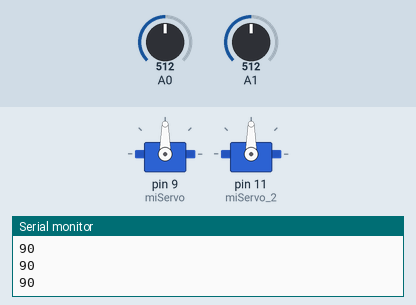
A sketch run on a simulated Arduino Uno, built with avr-gcc and run on an emulated ATmega328P. On the bench: 2 × servo, the last lines printed to the serial monitor. The inputs (shaded band) are chosen by the test bench; at power-on: A0 = 512, A1 = 512.

Above: at 1.2 s.
1.3 s: A0 set to 716
At 2.2 s:
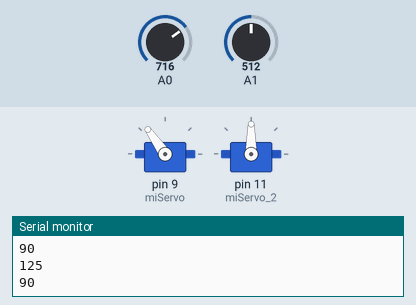
2.8 s: A1 set to 306
At 3.2 s:
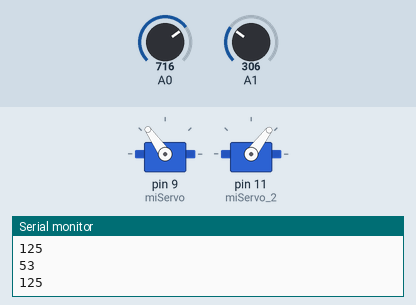
4.3 s: A0 set to 900
At 5.5 s:
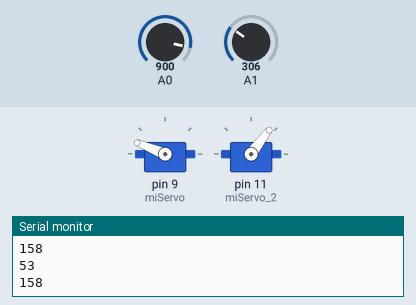
5.8 s: A1 set to 122
At 7.0 s:
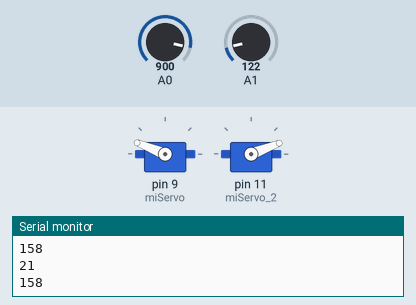
7.3 s: A1 set to 0
At 8.2 s:
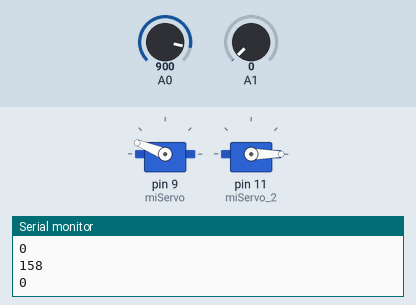
8.8 s: A0 set to 1023
At 9.1 s:
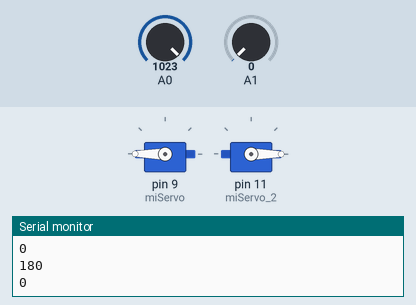
Timing chart, 0 to 11.3 s (numbered marks = the images above; inputs shaded):
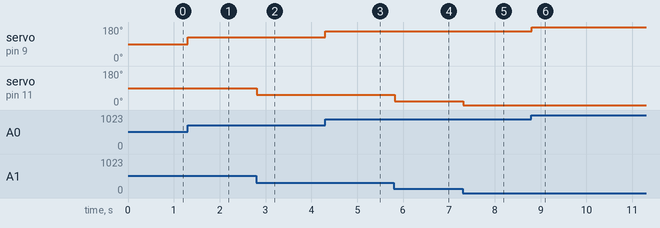

Measured:
- after the input at 1.3 s, servo on pin 9 (miServo): 90° → 125° at once
- after the input at 2.8 s, servo on pin 11 (miServo_2): 90° → 53° at once
- after the input at 4.3 s, servo on pin 9 (miServo): 125° → 158° at once
- after the input at 5.8 s, servo on pin 11 (miServo_2): 53° → 21° at once
- after the input at 7.3 s, servo on pin 11 (miServo_2): 21° → 0° at once
- after the input at 8.8 s, servo on pin 9 (miServo): 158° → 180° at once

The sketch:

two_servo_potentiometer.ino
```cpp
#include <Servo.h>

Servo miServo;
Servo miServo_2;

void setup() {
    miServo.attach(9, 500, 2400);
    miServo_2.attach(11, 500, 2400);
    Serial.begin(9600);
}

void loop() {
    int valorPot = analogRead(A0);  // lee el potenciómetro: 0 a 1023
    int valorPot_2 = analogRead(A1);

    // convierte 0-1023 a 0-180 grados
    // es la misma interpolación que acabas de entender
    int grados = map(valorPot, 0, 1023, 0, 180);
    int grados_2 = map(valorPot_2,0,1023,0,180);

    miServo.write(grados);
    miServo_2.write(grados_2);
    Serial.println(grados);
    Serial.println(grados_2);

    delay(15);
}
```
